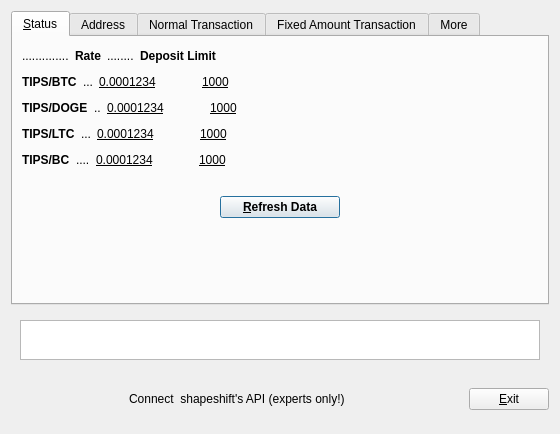
<?xml version="1.0" encoding="UTF-8"?>
<ui version="4.0">
 <class>ShiftDialog</class>
 <widget class="QDialog" name="ShiftDialog">
  <property name="geometry">
   <rect>
    <x>0</x>
    <y>0</y>
    <width>560</width>
    <height>428</height>
   </rect>
  </property>
  <property name="windowTitle">
   <string>ShapeShift</string>
  </property>
  <property name="modal">
   <bool>true</bool>
  </property>
  <layout class="QVBoxLayout" name="verticalLayout">
   <item>
    <widget class="QTabWidget" name="tabWidget">
     <property name="currentIndex">
      <number>0</number>
     </property>
     <widget class="QWidget" name="tabMain">
      <attribute name="title">
       <string>&amp;Status</string>
      </attribute>
      <layout class="QVBoxLayout" name="verticalLayout_Main">
       <item>
        <layout class="QHBoxLayout" name="horizontalLayout_2_Main">
         <item>
          <widget class="QLabel" name="label_2">
           <property name="text">
            <string>..............</string>
           </property>
          </widget>
         </item>
         <item>
          <widget class="QLabel" name="databaseCacheLabel">
           <property name="font">
            <font>
             <weight>75</weight>
             <bold>true</bold>
            </font>
           </property>
           <property name="text">
            <string>Rate</string>
           </property>
           <property name="textFormat">
            <enum>Qt::PlainText</enum>
           </property>
          </widget>
         </item>
         <item>
          <widget class="QLabel" name="label">
           <property name="text">
            <string>........</string>
           </property>
          </widget>
         </item>
         <item>
          <widget class="QLabel" name="threadsScriptVerifLabel">
           <property name="font">
            <font>
             <weight>75</weight>
             <bold>true</bold>
            </font>
           </property>
           <property name="text">
            <string>Deposit Limit</string>
           </property>
           <property name="textFormat">
            <enum>Qt::PlainText</enum>
           </property>
          </widget>
         </item>
         <item>
          <spacer name="horizontalSpacer_2_Main">
           <property name="orientation">
            <enum>Qt::Horizontal</enum>
           </property>
           <property name="sizeHint" stdset="0">
            <size>
             <width>40</width>
             <height>20</height>
            </size>
           </property>
          </spacer>
         </item>
        </layout>
       </item>
       <item>
        <layout class="QHBoxLayout" name="horizontalLayout_3_Main">
         <item>
          <widget class="QLabel" name="databaseCacheUnitLabel">
           <property name="font">
            <font>
             <weight>75</weight>
             <bold>true</bold>
            </font>
           </property>
           <property name="text">
            <string>TIPS/BTC</string>
           </property>
           <property name="textFormat">
            <enum>Qt::PlainText</enum>
           </property>
          </widget>
         </item>
         <item>
          <widget class="QLabel" name="overriddenByCommandLineInfoLabel">
           <property name="text">
            <string>...</string>
           </property>
           <property name="textFormat">
            <enum>Qt::PlainText</enum>
           </property>
          </widget>
         </item>
         <item>
          <widget class="QLabel" name="label_5">
           <property name="font">
            <font>
             <underline>true</underline>
            </font>
           </property>
           <property name="cursor">
            <cursorShape>PointingHandCursor</cursorShape>
           </property>
           <property name="text">
            <string>0.0001234</string>
           </property>
          </widget>
         </item>
         <item>
          <spacer name="horizontalSpacer">
           <property name="orientation">
            <enum>Qt::Horizontal</enum>
           </property>
           <property name="sizeType">
            <enum>QSizePolicy::Preferred</enum>
           </property>
           <property name="sizeHint" stdset="0">
            <size>
             <width>40</width>
             <height>20</height>
            </size>
           </property>
          </spacer>
         </item>
         <item>
          <widget class="QLabel" name="label_9">
           <property name="font">
            <font>
             <underline>true</underline>
            </font>
           </property>
           <property name="cursor">
            <cursorShape>PointingHandCursor</cursorShape>
           </property>
           <property name="text">
            <string>1000</string>
           </property>
          </widget>
         </item>
         <item>
          <spacer name="horizontalSpacer_3_Main">
           <property name="orientation">
            <enum>Qt::Horizontal</enum>
           </property>
           <property name="sizeHint" stdset="0">
            <size>
             <width>40</width>
             <height>20</height>
            </size>
           </property>
          </spacer>
         </item>
        </layout>
       </item>
       <item>
        <layout class="QHBoxLayout" name="horizontalLayout_Bottom">
         <item>
          <widget class="QLabel" name="label_3">
           <property name="font">
            <font>
             <weight>75</weight>
             <bold>true</bold>
            </font>
           </property>
           <property name="text">
            <string>TIPS/DOGE</string>
           </property>
          </widget>
         </item>
         <item>
          <widget class="QLabel" name="label_4">
           <property name="text">
            <string>..</string>
           </property>
          </widget>
         </item>
         <item>
          <widget class="QLabel" name="label_7">
           <property name="font">
            <font>
             <underline>true</underline>
            </font>
           </property>
           <property name="cursor">
            <cursorShape>PointingHandCursor</cursorShape>
           </property>
           <property name="text">
            <string>0.0001234</string>
           </property>
          </widget>
         </item>
         <item>
          <spacer name="horizontalSpacer_3">
           <property name="orientation">
            <enum>Qt::Horizontal</enum>
           </property>
           <property name="sizeType">
            <enum>QSizePolicy::Minimum</enum>
           </property>
           <property name="sizeHint" stdset="0">
            <size>
             <width>40</width>
             <height>20</height>
            </size>
           </property>
          </spacer>
         </item>
         <item>
          <widget class="QLabel" name="label_8">
           <property name="font">
            <font>
             <underline>true</underline>
            </font>
           </property>
           <property name="cursor">
            <cursorShape>PointingHandCursor</cursorShape>
           </property>
           <property name="text">
            <string>1000</string>
           </property>
          </widget>
         </item>
         <item>
          <spacer name="horizontalSpacer_Bottom">
           <property name="orientation">
            <enum>Qt::Horizontal</enum>
           </property>
           <property name="sizeHint" stdset="0">
            <size>
             <width>40</width>
             <height>20</height>
            </size>
           </property>
          </spacer>
         </item>
        </layout>
       </item>
       <item>
        <layout class="QHBoxLayout" name="horizontalLayout">
         <item>
          <widget class="QLabel" name="label_36">
           <property name="font">
            <font>
             <weight>75</weight>
             <bold>true</bold>
            </font>
           </property>
           <property name="text">
            <string>TIPS/LTC</string>
           </property>
          </widget>
         </item>
         <item>
          <widget class="QLabel" name="label_37">
           <property name="text">
            <string>...</string>
           </property>
          </widget>
         </item>
         <item>
          <widget class="QLabel" name="label_38">
           <property name="font">
            <font>
             <underline>true</underline>
            </font>
           </property>
           <property name="cursor">
            <cursorShape>PointingHandCursor</cursorShape>
           </property>
           <property name="text">
            <string>0.0001234</string>
           </property>
          </widget>
         </item>
         <item>
          <spacer name="horizontalSpacer_8">
           <property name="orientation">
            <enum>Qt::Horizontal</enum>
           </property>
           <property name="sizeType">
            <enum>QSizePolicy::Minimum</enum>
           </property>
           <property name="sizeHint" stdset="0">
            <size>
             <width>40</width>
             <height>20</height>
            </size>
           </property>
          </spacer>
         </item>
         <item>
          <widget class="QLabel" name="label_39">
           <property name="font">
            <font>
             <underline>true</underline>
            </font>
           </property>
           <property name="cursor">
            <cursorShape>PointingHandCursor</cursorShape>
           </property>
           <property name="text">
            <string>1000</string>
           </property>
          </widget>
         </item>
         <item>
          <spacer name="horizontalSpacer_7">
           <property name="orientation">
            <enum>Qt::Horizontal</enum>
           </property>
           <property name="sizeHint" stdset="0">
            <size>
             <width>40</width>
             <height>20</height>
            </size>
           </property>
          </spacer>
         </item>
        </layout>
       </item>
       <item>
        <layout class="QHBoxLayout" name="horizontalLayout_2">
         <item>
          <widget class="QLabel" name="label_41">
           <property name="font">
            <font>
             <weight>75</weight>
             <bold>true</bold>
            </font>
           </property>
           <property name="text">
            <string>TIPS/BC</string>
           </property>
          </widget>
         </item>
         <item>
          <widget class="QLabel" name="label_40">
           <property name="text">
            <string>....</string>
           </property>
          </widget>
         </item>
         <item>
          <widget class="QLabel" name="label_42">
           <property name="font">
            <font>
             <underline>true</underline>
            </font>
           </property>
           <property name="cursor">
            <cursorShape>PointingHandCursor</cursorShape>
           </property>
           <property name="text">
            <string>0.0001234</string>
           </property>
          </widget>
         </item>
         <item>
          <spacer name="horizontalSpacer_10">
           <property name="orientation">
            <enum>Qt::Horizontal</enum>
           </property>
           <property name="sizeType">
            <enum>QSizePolicy::Minimum</enum>
           </property>
           <property name="sizeHint" stdset="0">
            <size>
             <width>40</width>
             <height>20</height>
            </size>
           </property>
          </spacer>
         </item>
         <item>
          <widget class="QLabel" name="label_43">
           <property name="font">
            <font>
             <underline>true</underline>
            </font>
           </property>
           <property name="cursor">
            <cursorShape>PointingHandCursor</cursorShape>
           </property>
           <property name="text">
            <string>1000</string>
           </property>
          </widget>
         </item>
         <item>
          <spacer name="horizontalSpacer_9">
           <property name="orientation">
            <enum>Qt::Horizontal</enum>
           </property>
           <property name="sizeHint" stdset="0">
            <size>
             <width>40</width>
             <height>20</height>
            </size>
           </property>
          </spacer>
         </item>
        </layout>
       </item>
       <item>
        <spacer name="horizontalSpacer_6">
         <property name="orientation">
          <enum>Qt::Horizontal</enum>
         </property>
         <property name="sizeHint" stdset="0">
          <size>
           <width>40</width>
           <height>20</height>
          </size>
         </property>
        </spacer>
       </item>
       <item>
        <layout class="QHBoxLayout" name="horizontalLayout_1_Wallet">
         <item>
          <widget class="QPushButton" name="okButton">
           <property name="minimumSize">
            <size>
             <width>40</width>
             <height>0</height>
            </size>
           </property>
           <property name="maximumSize">
            <size>
             <width>120</width>
             <height>16777215</height>
            </size>
           </property>
           <property name="font">
            <font>
             <weight>75</weight>
             <bold>true</bold>
            </font>
           </property>
           <property name="layoutDirection">
            <enum>Qt::RightToLeft</enum>
           </property>
           <property name="text">
            <string>&amp;Refresh Data</string>
           </property>
          </widget>
         </item>
        </layout>
       </item>
       <item>
        <spacer name="verticalSpacer_Main">
         <property name="orientation">
          <enum>Qt::Vertical</enum>
         </property>
         <property name="sizeHint" stdset="0">
          <size>
           <width>20</width>
           <height>40</height>
          </size>
         </property>
        </spacer>
       </item>
      </layout>
     </widget>
     <widget class="QWidget" name="tabWallet">
      <attribute name="title">
       <string>Address</string>
      </attribute>
      <layout class="QVBoxLayout" name="verticalLayout_Wallet">
       <item>
        <widget class="QLabel" name="transactionFeeInfoLabel">
         <property name="text">
          <string>Status of deposit to address</string>
         </property>
         <property name="textFormat">
          <enum>Qt::PlainText</enum>
         </property>
         <property name="wordWrap">
          <bool>true</bool>
         </property>
        </widget>
       </item>
       <item>
        <layout class="QHBoxLayout" name="horizontalLayout_1_Wallet">
         <item>
          <widget class="QLabel" name="transactionFeeLabel">
           <property name="text">
            <string>Your address</string>
           </property>
           <property name="textFormat">
            <enum>Qt::PlainText</enum>
           </property>
          </widget>
         </item>
         <item>
          <widget class="QLineEdit" name="txAddress"/>
         </item>
         <item>
          <widget class="QPushButton" name="txStatButton">
           <property name="text">
            <string>Seek</string>
           </property>
          </widget>
         </item>
         <item>
          <spacer name="horizontalSpacer_1_Wallet">
           <property name="orientation">
            <enum>Qt::Horizontal</enum>
           </property>
           <property name="sizeType">
            <enum>QSizePolicy::Minimum</enum>
           </property>
           <property name="sizeHint" stdset="0">
            <size>
             <width>40</width>
             <height>20</height>
            </size>
           </property>
          </spacer>
         </item>
        </layout>
       </item>
       <item>
        <spacer name="verticalSpacer_Wallet">
         <property name="orientation">
          <enum>Qt::Vertical</enum>
         </property>
         <property name="sizeHint" stdset="0">
          <size>
           <width>20</width>
           <height>40</height>
          </size>
         </property>
        </spacer>
       </item>
       <item>
        <widget class="QGroupBox" name="groupBox">
         <property name="title">
          <string>txStat</string>
         </property>
         <layout class="QVBoxLayout" name="verticalLayout_2">
          <item>
           <widget class="QLabel" name="label_10">
            <property name="toolTip">
             <string>deposit to address</string>
            </property>
            <property name="text">
             <string>Address:</string>
            </property>
           </widget>
          </item>
          <item>
           <widget class="QLabel" name="label_11">
            <property name="text">
             <string>Status:</string>
            </property>
           </widget>
          </item>
          <item>
           <widget class="QLabel" name="label_12">
            <property name="toolTip">
             <string>withdrawal address</string>
            </property>
            <property name="text">
             <string>Withdrawal address:</string>
            </property>
           </widget>
          </item>
          <item>
           <widget class="QLabel" name="label_13">
            <property name="toolTip">
             <string>amount deposited</string>
            </property>
            <property name="text">
             <string>Amount deposited:</string>
            </property>
           </widget>
          </item>
          <item>
           <widget class="QLabel" name="label_14">
            <property name="toolTip">
             <string>coin type of deposit</string>
            </property>
            <property name="text">
             <string>Coin type of deposit:</string>
            </property>
           </widget>
          </item>
          <item>
           <widget class="QLabel" name="label_15">
            <property name="text">
             <string>Amount sent to withdrawal address:</string>
            </property>
           </widget>
          </item>
          <item>
           <widget class="QLabel" name="label_17">
            <property name="toolTip">
             <string>coin type of withdrawal</string>
            </property>
            <property name="text">
             <string>Coin type of withdrawal:</string>
            </property>
           </widget>
          </item>
          <item>
           <widget class="QLabel" name="label_16">
            <property name="toolTip">
             <string>transaction id of coin sent to withdrawal address</string>
            </property>
            <property name="text">
             <string>Transaction id of coin sent to withdrawal address:</string>
            </property>
           </widget>
          </item>
         </layout>
        </widget>
       </item>
      </layout>
     </widget>
     <widget class="QWidget" name="tabNetwork">
      <attribute name="title">
       <string>Normal Transaction</string>
      </attribute>
      <layout class="QVBoxLayout" name="verticalLayout_Network">
       <item>
        <layout class="QHBoxLayout" name="horizontalLayout_1_Network">
         <item>
          <widget class="QLabel" name="proxyIpLabel">
           <property name="minimumSize">
            <size>
             <width>116</width>
             <height>0</height>
            </size>
           </property>
           <property name="text">
            <string>Withdrawal Address</string>
           </property>
           <property name="textFormat">
            <enum>Qt::PlainText</enum>
           </property>
           <property name="buddy">
            <cstring>withdrawalAddr</cstring>
           </property>
          </widget>
         </item>
         <item>
          <widget class="QValidatedLineEdit" name="withdrawalAddr">
           <property name="minimumSize">
            <size>
             <width>251</width>
             <height>0</height>
            </size>
           </property>
           <property name="maximumSize">
            <size>
             <width>140</width>
             <height>16777215</height>
            </size>
           </property>
           <property name="toolTip">
            <string>the address for resulting coin to be sent to</string>
           </property>
          </widget>
         </item>
         <item>
          <spacer name="horizontalSpacer_1_Network">
           <property name="orientation">
            <enum>Qt::Horizontal</enum>
           </property>
           <property name="sizeHint" stdset="0">
            <size>
             <width>40</width>
             <height>20</height>
            </size>
           </property>
          </spacer>
         </item>
        </layout>
       </item>
       <item>
        <layout class="QHBoxLayout" name="horizontalLayout123">
         <property name="sizeConstraint">
          <enum>QLayout::SetMaximumSize</enum>
         </property>
         <item>
          <widget class="QLabel" name="label_123">
           <property name="text">
            <string>Fedoracoin Address</string>
           </property>
          </widget>
         </item>
         <item>
          <widget class="QLineEdit" name="ftcAddr">
           <property name="minimumSize">
            <size>
             <width>251</width>
             <height>0</height>
            </size>
           </property>
           <property name="toolTip">
            <string>address to return deposit to if anything goes wrong with exchange</string>
           </property>
          </widget>
         </item>
         <item>
          <spacer name="horizontalSpacer_4">
           <property name="orientation">
            <enum>Qt::Horizontal</enum>
           </property>
           <property name="sizeHint" stdset="0">
            <size>
             <width>40</width>
             <height>20</height>
            </size>
           </property>
          </spacer>
         </item>
        </layout>
       </item>
       <item>
        <layout class="QHBoxLayout" name="horizontalLayout124">
         <property name="sizeConstraint">
          <enum>QLayout::SetMaximumSize</enum>
         </property>
         <item>
          <widget class="QLabel" name="label_124">
           <property name="text">
            <string>Your Fedoracoin shift to</string>
           </property>
          </widget>
         </item>
         <item>
          <widget class="QComboBox" name="comboBox">
           <property name="toolTip">
            <string>what coins are being exchanged in the form</string>
           </property>
          </widget>
         </item>
         <item>
          <widget class="QPushButton" name="postTransButton">
           <property name="minimumSize">
            <size>
             <width>0</width>
             <height>0</height>
            </size>
           </property>
           <property name="maximumSize">
            <size>
             <width>80</width>
             <height>16777215</height>
            </size>
           </property>
           <property name="baseSize">
            <size>
             <width>0</width>
             <height>0</height>
            </size>
           </property>
           <property name="toolTip">
            <string>Normal Transaction</string>
           </property>
           <property name="text">
            <string>POST</string>
           </property>
           <property name="autoDefault">
            <bool>true</bool>
           </property>
          </widget>
         </item>
         <item>
          <spacer name="horizontalSpacer_5">
           <property name="orientation">
            <enum>Qt::Horizontal</enum>
           </property>
           <property name="sizeType">
            <enum>QSizePolicy::Minimum</enum>
           </property>
           <property name="sizeHint" stdset="0">
            <size>
             <width>40</width>
             <height>20</height>
            </size>
           </property>
          </spacer>
         </item>
        </layout>
       </item>
       <item>
        <widget class="QGroupBox" name="groupBox_2">
         <property name="minimumSize">
          <size>
           <width>0</width>
           <height>150</height>
          </size>
         </property>
         <property name="title">
          <string>Output</string>
         </property>
         <widget class="QLabel" name="label_18">
          <property name="geometry">
           <rect>
            <x>10</x>
            <y>20</y>
            <width>101</width>
            <height>21</height>
           </rect>
          </property>
          <property name="toolTip">
           <string>Send your fedoracoin to this address</string>
          </property>
          <property name="text">
           <string>Deposit Address:</string>
          </property>
         </widget>
         <widget class="QLabel" name="label_19">
          <property name="geometry">
           <rect>
            <x>10</x>
            <y>40</y>
            <width>501</width>
            <height>16</height>
           </rect>
          </property>
          <property name="toolTip">
           <string>coin type of deposit</string>
          </property>
          <property name="text">
           <string>Deposit Type:</string>
          </property>
         </widget>
         <widget class="QLabel" name="label_20">
          <property name="geometry">
           <rect>
            <x>10</x>
            <y>60</y>
            <width>501</width>
            <height>16</height>
           </rect>
          </property>
          <property name="toolTip">
           <string>the address for resulting coin to be sent to</string>
          </property>
          <property name="text">
           <string>Withdrawal Address:</string>
          </property>
         </widget>
         <widget class="QLabel" name="label_21">
          <property name="geometry">
           <rect>
            <x>10</x>
            <y>80</y>
            <width>501</width>
            <height>16</height>
           </rect>
          </property>
          <property name="toolTip">
           <string>coin type of withdrawal</string>
          </property>
          <property name="text">
           <string>Withdrawal Type:</string>
          </property>
         </widget>
         <widget class="QLabel" name="label_23">
          <property name="geometry">
           <rect>
            <x>10</x>
            <y>100</y>
            <width>491</width>
            <height>16</height>
           </rect>
          </property>
          <property name="toolTip">
           <string>address to return deposit to if anything goes wrong with exchange</string>
          </property>
          <property name="text">
           <string>Return Address:</string>
          </property>
         </widget>
         <widget class="QLabel" name="label_24">
          <property name="geometry">
           <rect>
            <x>10</x>
            <y>120</y>
            <width>501</width>
            <height>16</height>
           </rect>
          </property>
          <property name="toolTip">
           <string>return Address Type</string>
          </property>
          <property name="text">
           <string>Return Address Type:</string>
          </property>
         </widget>
         <widget class="QLineEdit" name="lineEdit_3">
          <property name="geometry">
           <rect>
            <x>112</x>
            <y>20</y>
            <width>381</width>
            <height>20</height>
           </rect>
          </property>
         </widget>
        </widget>
       </item>
       <item>
        <spacer name="verticalSpacer_Network">
         <property name="orientation">
          <enum>Qt::Vertical</enum>
         </property>
         <property name="sizeHint" stdset="0">
          <size>
           <width>20</width>
           <height>40</height>
          </size>
         </property>
        </spacer>
       </item>
      </layout>
     </widget>
     <widget class="QWidget" name="tabWindow">
      <attribute name="title">
       <string>Fixed Amount Transaction</string>
      </attribute>
      <layout class="QVBoxLayout" name="verticalLayout_Window">
       <item>
        <widget class="QGroupBox" name="groupBox_3">
         <property name="minimumSize">
          <size>
           <width>0</width>
           <height>100</height>
          </size>
         </property>
         <property name="title">
          <string/>
         </property>
         <widget class="QLabel" name="label_22">
          <property name="geometry">
           <rect>
            <x>10</x>
            <y>10</y>
            <width>121</width>
            <height>16</height>
           </rect>
          </property>
          <property name="text">
           <string>Withdrawal Amount</string>
          </property>
         </widget>
         <widget class="QLineEdit" name="fixAmountEdit">
          <property name="geometry">
           <rect>
            <x>122</x>
            <y>10</y>
            <width>151</width>
            <height>20</height>
           </rect>
          </property>
         </widget>
         <widget class="QComboBox" name="fixComboBox">
          <property name="geometry">
           <rect>
            <x>290</x>
            <y>10</y>
            <width>91</width>
            <height>22</height>
           </rect>
          </property>
         </widget>
         <widget class="QLabel" name="label_25">
          <property name="geometry">
           <rect>
            <x>10</x>
            <y>40</y>
            <width>121</width>
            <height>16</height>
           </rect>
          </property>
          <property name="text">
           <string>Withdrawal Address</string>
          </property>
         </widget>
         <widget class="QLineEdit" name="fixWithdrawalAddrEdit">
          <property name="geometry">
           <rect>
            <x>120</x>
            <y>40</y>
            <width>261</width>
            <height>20</height>
           </rect>
          </property>
         </widget>
         <widget class="QLabel" name="label_26">
          <property name="geometry">
           <rect>
            <x>10</x>
            <y>70</y>
            <width>111</width>
            <height>16</height>
           </rect>
          </property>
          <property name="text">
           <string>Return Address</string>
          </property>
         </widget>
         <widget class="QLineEdit" name="returnAddr">
          <property name="geometry">
           <rect>
            <x>120</x>
            <y>70</y>
            <width>261</width>
            <height>20</height>
           </rect>
          </property>
         </widget>
         <widget class="QPushButton" name="postFixButton">
          <property name="geometry">
           <rect>
            <x>410</x>
            <y>70</y>
            <width>75</width>
            <height>23</height>
           </rect>
          </property>
          <property name="text">
           <string>POST</string>
          </property>
         </widget>
        </widget>
       </item>
       <item>
        <widget class="QGroupBox" name="groupBox_4">
         <property name="minimumSize">
          <size>
           <width>0</width>
           <height>140</height>
          </size>
         </property>
         <property name="title">
          <string>Output</string>
         </property>
         <widget class="QLabel" name="label_27">
          <property name="geometry">
           <rect>
            <x>9</x>
            <y>20</y>
            <width>261</width>
            <height>16</height>
           </rect>
          </property>
          <property name="text">
           <string>Post status:</string>
          </property>
         </widget>
         <widget class="QLabel" name="label_28">
          <property name="geometry">
           <rect>
            <x>9</x>
            <y>58</y>
            <width>481</width>
            <height>16</height>
           </rect>
          </property>
          <property name="toolTip">
           <string>the address for resulting coin to be sent to</string>
          </property>
          <property name="text">
           <string>Withdrawal Address:</string>
          </property>
         </widget>
         <widget class="QLabel" name="label_29">
          <property name="geometry">
           <rect>
            <x>10</x>
            <y>77</y>
            <width>191</width>
            <height>20</height>
           </rect>
          </property>
          <property name="toolTip">
           <string>the address for resulting coin to be sent to</string>
          </property>
          <property name="text">
           <string>Withdrawal Amount:</string>
          </property>
         </widget>
         <widget class="QLabel" name="label_30">
          <property name="geometry">
           <rect>
            <x>9</x>
            <y>35</y>
            <width>101</width>
            <height>21</height>
           </rect>
          </property>
          <property name="toolTip">
           <string>Send your fedoracoin to this address</string>
          </property>
          <property name="text">
           <string>Deposit Address:</string>
          </property>
         </widget>
         <widget class="QLabel" name="label_31">
          <property name="geometry">
           <rect>
            <x>323</x>
            <y>38</y>
            <width>101</width>
            <height>16</height>
           </rect>
          </property>
          <property name="toolTip">
           <string>the address for resulting coin to be sent to</string>
          </property>
          <property name="text">
           <string>Deposit Amount:</string>
          </property>
         </widget>
         <widget class="QLabel" name="label_32">
          <property name="geometry">
           <rect>
            <x>323</x>
            <y>80</y>
            <width>171</width>
            <height>16</height>
           </rect>
          </property>
          <property name="text">
           <string>Rate:</string>
          </property>
         </widget>
         <widget class="QLabel" name="label_33">
          <property name="geometry">
           <rect>
            <x>10</x>
            <y>115</y>
            <width>311</width>
            <height>16</height>
           </rect>
          </property>
          <property name="text">
           <string>Expiration:</string>
          </property>
         </widget>
         <widget class="QLabel" name="label_34">
          <property name="geometry">
           <rect>
            <x>10</x>
            <y>95</y>
            <width>331</width>
            <height>21</height>
           </rect>
          </property>
          <property name="toolTip">
           <string>address to return deposit to if anything goes wrong with exchange</string>
          </property>
          <property name="text">
           <string>Return Address:</string>
          </property>
         </widget>
         <widget class="QLabel" name="label_35">
          <property name="geometry">
           <rect>
            <x>324</x>
            <y>21</y>
            <width>181</width>
            <height>16</height>
           </rect>
          </property>
          <property name="text">
           <string>Pair:</string>
          </property>
         </widget>
         <widget class="QLineEdit" name="lineEdit">
          <property name="geometry">
           <rect>
            <x>106</x>
            <y>36</y>
            <width>211</width>
            <height>20</height>
           </rect>
          </property>
          <property name="minimumSize">
           <size>
            <width>100</width>
            <height>0</height>
           </size>
          </property>
          <property name="maximumSize">
           <size>
            <width>300</width>
            <height>16777215</height>
           </size>
          </property>
         </widget>
         <widget class="QLineEdit" name="lineEdit_2">
          <property name="geometry">
           <rect>
            <x>416</x>
            <y>36</y>
            <width>81</width>
            <height>20</height>
           </rect>
          </property>
         </widget>
        </widget>
       </item>
      </layout>
     </widget>
     <widget class="QWidget" name="tabDisplay">
      <attribute name="title">
       <string>More</string>
      </attribute>
      <layout class="QVBoxLayout" name="verticalLayout_Display">
       <item>
        <widget class="QTextBrowser" name="textBrowser">
         <property name="minimumSize">
          <size>
           <width>0</width>
           <height>120</height>
          </size>
         </property>
         <property name="maximumSize">
          <size>
           <width>16777215</width>
           <height>260</height>
          </size>
         </property>
         <property name="html">
          <string>&lt;!DOCTYPE HTML PUBLIC &quot;-//W3C//DTD HTML 4.0//EN&quot; &quot;http://www.w3.org/TR/REC-html40/strict.dtd&quot;&gt;
&lt;html&gt;&lt;head&gt;&lt;meta name=&quot;qrichtext&quot; content=&quot;1&quot; /&gt;&lt;style type=&quot;text/css&quot;&gt;
p, li { white-space: pre-wrap; }
&lt;/style&gt;&lt;/head&gt;&lt;body style=&quot; font-family:'SimSun'; font-size:9pt; font-weight:400; font-style:normal;&quot;&gt;
&lt;p style=&quot; margin-top:0px; margin-bottom:0px; margin-left:0px; margin-right:0px; -qt-block-indent:0; text-indent:0px;&quot;&gt;&lt;span style=&quot; font-weight:600;&quot;&gt;Step1:&lt;/span&gt; Select Fedoracoin as the input and Bitcoin as the output.&lt;/p&gt;
&lt;p style=&quot;-qt-paragraph-type:empty; margin-top:0px; margin-bottom:0px; margin-left:0px; margin-right:0px; -qt-block-indent:0; text-indent:0px;&quot;&gt;&lt;br /&gt;&lt;/p&gt;
&lt;p style=&quot; margin-top:0px; margin-bottom:0px; margin-left:0px; margin-right:0px; -qt-block-indent:0; text-indent:0px;&quot;&gt;&lt;span style=&quot; font-weight:600;&quot;&gt;Step2:&lt;/span&gt; Provide your Bitcoin address in the box, then click the POST button.&lt;/p&gt;
&lt;p style=&quot;-qt-paragraph-type:empty; margin-top:0px; margin-bottom:0px; margin-left:0px; margin-right:0px; -qt-block-indent:0; text-indent:0px;&quot;&gt;&lt;br /&gt;&lt;/p&gt;
&lt;p style=&quot; margin-top:0px; margin-bottom:0px; margin-left:0px; margin-right:0px; -qt-block-indent:0; text-indent:0px;&quot;&gt;&lt;span style=&quot; font-weight:600;&quot;&gt;Step3&lt;/span&gt;: ShapeShift will generate a TIPS deposit address for you. Please send your TIPSs to this generated address. (Don't send more than the Deposit Limit).&lt;/p&gt;
&lt;p style=&quot;-qt-paragraph-type:empty; margin-top:0px; margin-bottom:0px; margin-left:0px; margin-right:0px; -qt-block-indent:0; text-indent:0px;&quot;&gt;&lt;br /&gt;&lt;/p&gt;
&lt;p style=&quot;-qt-paragraph-type:empty; margin-top:0px; margin-bottom:0px; margin-left:0px; margin-right:0px; -qt-block-indent:0; text-indent:0px;&quot;&gt;&lt;br /&gt;&lt;/p&gt;
&lt;p style=&quot; margin-top:0px; margin-bottom:0px; margin-left:0px; margin-right:0px; -qt-block-indent:0; text-indent:0px;&quot;&gt;&lt;span style=&quot; font-family:'Helvetica Neue,Helvetica,Arial,sans-serif'; font-size:14px; color:#31708f; background-color:#d9edf7;&quot;&gt;TIPS Miner Fee: 0.1 TIPS&lt;/span&gt;&lt;/p&gt;&lt;/body&gt;&lt;/html&gt;</string>
         </property>
        </widget>
       </item>
       <item>
        <spacer name="verticalSpacer_Display">
         <property name="orientation">
          <enum>Qt::Vertical</enum>
         </property>
         <property name="sizeHint" stdset="0">
          <size>
           <width>0</width>
           <height>0</height>
          </size>
         </property>
        </spacer>
       </item>
      </layout>
     </widget>
    </widget>
   </item>
   <item>
    <widget class="QFrame" name="frame">
     <layout class="QVBoxLayout" name="verticalLayout_Bottom">
      <item>
       <widget class="QTextEdit" name="textReplyEdit">
        <property name="minimumSize">
         <size>
          <width>0</width>
          <height>40</height>
         </size>
        </property>
       </widget>
      </item>
     </layout>
    </widget>
   </item>
   <item>
    <layout class="QHBoxLayout" name="horizontalLayout_Buttons">
     <item>
      <spacer name="horizontalSpacer_1">
       <property name="orientation">
        <enum>Qt::Horizontal</enum>
       </property>
       <property name="sizeHint" stdset="0">
        <size>
         <width>40</width>
         <height>48</height>
        </size>
       </property>
      </spacer>
     </item>
     <item>
      <widget class="QLabel" name="label_6">
       <property name="text">
        <string>Connect  shapeshift's API (experts only!)</string>
       </property>
      </widget>
     </item>
     <item>
      <spacer name="horizontalSpacer_2">
       <property name="orientation">
        <enum>Qt::Horizontal</enum>
       </property>
       <property name="sizeHint" stdset="0">
        <size>
         <width>40</width>
         <height>48</height>
        </size>
       </property>
      </spacer>
     </item>
     <item>
      <widget class="QPushButton" name="cancelButton">
       <property name="text">
        <string>&amp;Exit</string>
       </property>
       <property name="autoDefault">
        <bool>false</bool>
       </property>
      </widget>
     </item>
    </layout>
   </item>
  </layout>
 </widget>
 <customwidgets>
  <customwidget>
   <class>QValidatedLineEdit</class>
   <extends>QLineEdit</extends>
   <header>qvalidatedlineedit.h</header>
  </customwidget>
 </customwidgets>
 <resources/>
 <connections/>
</ui>
